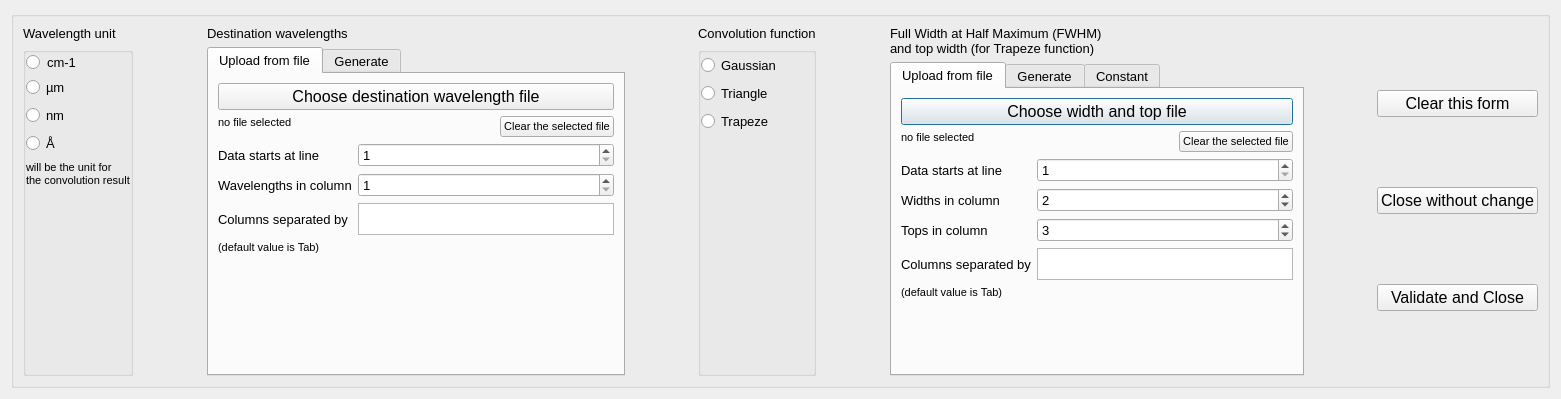
<?xml version="1.0" encoding="UTF-8"?>
<ui version="4.0">
 <class>Dialog</class>
 <widget class="QDialog" name="Dialog">
  <property name="geometry">
   <rect>
    <x>0</x>
    <y>0</y>
    <width>1561</width>
    <height>399</height>
   </rect>
  </property>
  <property name="font">
   <font>
    <family>MS Shell Dlg 2</family>
    <pointsize>10</pointsize>
   </font>
  </property>
  <property name="windowTitle">
   <string>Destination wavelengths and parameters of the convolution function</string>
  </property>
  <layout class="QHBoxLayout" name="horizontalLayout">
   <item>
    <widget class="QGroupBox" name="groupBox">
     <property name="title">
      <string/>
     </property>
     <layout class="QVBoxLayout" name="verticalLayout_7">
      <item>
       <layout class="QGridLayout" name="gridLayout_2">
        <item row="0" column="10">
         <layout class="QVBoxLayout" name="verticalLayout_13">
          <item>
           <widget class="QLabel" name="label_6">
            <property name="font">
             <font>
              <pointsize>10</pointsize>
             </font>
            </property>
            <property name="text">
             <string>Full Width at Half Maximum (FWHM)
and top width (for Trapeze function)</string>
            </property>
           </widget>
          </item>
          <item>
           <widget class="QTabWidget" name="tabWidget_2">
            <property name="currentIndex">
             <number>0</number>
            </property>
            <widget class="QWidget" name="tab_3">
             <attribute name="title">
              <string>Upload from file</string>
             </attribute>
             <layout class="QVBoxLayout" name="verticalLayout_4">
              <item>
               <widget class="QPushButton" name="btn_upload_wth">
                <property name="font">
                 <font>
                  <family>MS Shell Dlg 2</family>
                  <pointsize>12</pointsize>
                 </font>
                </property>
                <property name="text">
                 <string>Choose width and top file</string>
                </property>
               </widget>
              </item>
              <item>
               <layout class="QHBoxLayout" name="horizontalLayout_6">
                <item alignment="Qt::AlignTop">
                 <widget class="QLabel" name="label_wth_file">
                  <property name="font">
                   <font>
                    <family>MS Shell Dlg 2</family>
                    <pointsize>8</pointsize>
                   </font>
                  </property>
                  <property name="text">
                   <string>no file selected</string>
                  </property>
                 </widget>
                </item>
                <item alignment="Qt::AlignTop">
                 <widget class="QPushButton" name="del_wth_file">
                  <property name="sizePolicy">
                   <sizepolicy hsizetype="Maximum" vsizetype="Minimum">
                    <horstretch>0</horstretch>
                    <verstretch>0</verstretch>
                   </sizepolicy>
                  </property>
                  <property name="maximumSize">
                   <size>
                    <width>16777215</width>
                    <height>16777215</height>
                   </size>
                  </property>
                  <property name="font">
                   <font>
                    <pointsize>8</pointsize>
                   </font>
                  </property>
                  <property name="text">
                   <string>Clear the selected file</string>
                  </property>
                 </widget>
                </item>
               </layout>
              </item>
              <item>
               <layout class="QGridLayout" name="gridLayout_3">
                <item row="5" column="0">
                 <widget class="QLabel" name="label_16">
                  <property name="font">
                   <font>
                    <pointsize>10</pointsize>
                   </font>
                  </property>
                  <property name="text">
                   <string>Columns separated by</string>
                  </property>
                 </widget>
                </item>
                <item row="5" column="1">
                 <widget class="QPlainTextEdit" name="wth_separator">
                  <property name="maximumSize">
                   <size>
                    <width>16777215</width>
                    <height>32</height>
                   </size>
                  </property>
                  <property name="font">
                   <font>
                    <family>MS Shell Dlg 2</family>
                   </font>
                  </property>
                  <property name="verticalScrollBarPolicy">
                   <enum>Qt::ScrollBarAlwaysOff</enum>
                  </property>
                 </widget>
                </item>
                <item row="4" column="1">
                 <widget class="QSpinBox" name="top_column">
                  <property name="font">
                   <font>
                    <family>MS Shell Dlg 2</family>
                   </font>
                  </property>
                  <property name="minimum">
                   <number>1</number>
                  </property>
                  <property name="value">
                   <number>3</number>
                  </property>
                 </widget>
                </item>
                <item row="4" column="0">
                 <widget class="QLabel" name="label_22">
                  <property name="font">
                   <font>
                    <pointsize>10</pointsize>
                   </font>
                  </property>
                  <property name="text">
                   <string>Tops in column</string>
                  </property>
                 </widget>
                </item>
                <item row="2" column="1">
                 <widget class="QSpinBox" name="wth_start">
                  <property name="font">
                   <font>
                    <family>MS Shell Dlg 2</family>
                   </font>
                  </property>
                  <property name="minimum">
                   <number>1</number>
                  </property>
                  <property name="maximum">
                   <number>999</number>
                  </property>
                 </widget>
                </item>
                <item row="3" column="1">
                 <widget class="QSpinBox" name="wth_column">
                  <property name="font">
                   <font>
                    <family>MS Shell Dlg 2</family>
                   </font>
                  </property>
                  <property name="minimum">
                   <number>1</number>
                  </property>
                  <property name="value">
                   <number>2</number>
                  </property>
                 </widget>
                </item>
                <item row="2" column="0">
                 <widget class="QLabel" name="label_17">
                  <property name="font">
                   <font>
                    <pointsize>10</pointsize>
                   </font>
                  </property>
                  <property name="text">
                   <string>Data starts at line</string>
                  </property>
                 </widget>
                </item>
                <item row="3" column="0">
                 <widget class="QLabel" name="label_15">
                  <property name="font">
                   <font>
                    <pointsize>10</pointsize>
                   </font>
                  </property>
                  <property name="text">
                   <string>Widths in column</string>
                  </property>
                 </widget>
                </item>
                <item row="6" column="0" alignment="Qt::AlignTop">
                 <widget class="QLabel" name="label_5">
                  <property name="font">
                   <font>
                    <pointsize>8</pointsize>
                   </font>
                  </property>
                  <property name="text">
                   <string>(default value is Tab)</string>
                  </property>
                 </widget>
                </item>
               </layout>
              </item>
              <item>
               <spacer name="verticalSpacer_7">
                <property name="orientation">
                 <enum>Qt::Vertical</enum>
                </property>
                <property name="sizeHint" stdset="0">
                 <size>
                  <width>20</width>
                  <height>40</height>
                 </size>
                </property>
               </spacer>
              </item>
             </layout>
            </widget>
            <widget class="QWidget" name="tab_4">
             <attribute name="title">
              <string>Generate</string>
             </attribute>
             <layout class="QVBoxLayout" name="verticalLayout_5">
              <item>
               <layout class="QGridLayout" name="gridLayout_4">
                <item row="1" column="2">
                 <widget class="QLineEdit" name="wth_max">
                  <property name="font">
                   <font>
                    <family>MS Shell Dlg 2</family>
                   </font>
                  </property>
                 </widget>
                </item>
                <item row="0" column="2">
                 <widget class="QLineEdit" name="wth_min">
                  <property name="font">
                   <font>
                    <family>MS Shell Dlg 2</family>
                   </font>
                  </property>
                 </widget>
                </item>
                <item row="1" column="0">
                 <widget class="QLabel" name="label_19">
                  <property name="font">
                   <font>
                    <pointsize>10</pointsize>
                   </font>
                  </property>
                  <property name="text">
                   <string>End width</string>
                  </property>
                 </widget>
                </item>
                <item row="0" column="0">
                 <widget class="QLabel" name="label_18">
                  <property name="font">
                   <font>
                    <family>MS Shell Dlg 2</family>
                    <pointsize>10</pointsize>
                   </font>
                  </property>
                  <property name="text">
                   <string>Start width</string>
                  </property>
                 </widget>
                </item>
                <item row="2" column="0">
                 <widget class="QLabel" name="label_23">
                  <property name="font">
                   <font>
                    <pointsize>10</pointsize>
                   </font>
                  </property>
                  <property name="text">
                   <string>Start top</string>
                  </property>
                 </widget>
                </item>
                <item row="2" column="2">
                 <widget class="QLineEdit" name="top_min">
                  <property name="font">
                   <font>
                    <family>MS Shell Dlg 2</family>
                   </font>
                  </property>
                 </widget>
                </item>
                <item row="3" column="0">
                 <widget class="QLabel" name="label_24">
                  <property name="font">
                   <font>
                    <pointsize>10</pointsize>
                   </font>
                  </property>
                  <property name="text">
                   <string>End top</string>
                  </property>
                 </widget>
                </item>
                <item row="3" column="2">
                 <widget class="QLineEdit" name="top_max">
                  <property name="font">
                   <font>
                    <family>MS Shell Dlg 2</family>
                   </font>
                  </property>
                 </widget>
                </item>
               </layout>
              </item>
              <item>
               <spacer name="verticalSpacer_3">
                <property name="orientation">
                 <enum>Qt::Vertical</enum>
                </property>
                <property name="sizeHint" stdset="0">
                 <size>
                  <width>20</width>
                  <height>40</height>
                 </size>
                </property>
               </spacer>
              </item>
             </layout>
            </widget>
            <widget class="QWidget" name="tab_5">
             <attribute name="title">
              <string>Constant</string>
             </attribute>
             <layout class="QVBoxLayout" name="verticalLayout_6">
              <item>
               <layout class="QGridLayout" name="gridLayout_6">
                <item row="1" column="1">
                 <widget class="QLineEdit" name="top_const">
                  <property name="font">
                   <font>
                    <family>MS Shell Dlg 2</family>
                   </font>
                  </property>
                 </widget>
                </item>
                <item row="0" column="1">
                 <widget class="QLineEdit" name="wth_constant">
                  <property name="font">
                   <font>
                    <family>MS Shell Dlg 2</family>
                   </font>
                  </property>
                 </widget>
                </item>
                <item row="1" column="0">
                 <widget class="QLabel" name="label_20">
                  <property name="font">
                   <font>
                    <pointsize>10</pointsize>
                   </font>
                  </property>
                  <property name="text">
                   <string>Top</string>
                  </property>
                 </widget>
                </item>
                <item row="0" column="0">
                 <widget class="QLabel" name="label_31">
                  <property name="font">
                   <font>
                    <pointsize>10</pointsize>
                   </font>
                  </property>
                  <property name="text">
                   <string>Width</string>
                  </property>
                 </widget>
                </item>
               </layout>
              </item>
              <item>
               <spacer name="verticalSpacer_2">
                <property name="orientation">
                 <enum>Qt::Vertical</enum>
                </property>
                <property name="sizeHint" stdset="0">
                 <size>
                  <width>20</width>
                  <height>40</height>
                 </size>
                </property>
               </spacer>
              </item>
             </layout>
            </widget>
           </widget>
          </item>
         </layout>
        </item>
        <item row="0" column="3">
         <layout class="QVBoxLayout" name="verticalLayout_8">
          <item>
           <widget class="QLabel" name="label_4">
            <property name="font">
             <font>
              <pointsize>10</pointsize>
             </font>
            </property>
            <property name="text">
             <string>Destination wavelengths</string>
            </property>
           </widget>
          </item>
          <item>
           <widget class="QTabWidget" name="tabWidget">
            <property name="currentIndex">
             <number>0</number>
            </property>
            <widget class="QWidget" name="tab">
             <attribute name="title">
              <string>Upload from file</string>
             </attribute>
             <layout class="QVBoxLayout" name="verticalLayout_2">
              <item>
               <widget class="QPushButton" name="btn_upload_wl">
                <property name="font">
                 <font>
                  <family>MS Shell Dlg 2</family>
                  <pointsize>12</pointsize>
                 </font>
                </property>
                <property name="text">
                 <string>Choose destination wavelength file</string>
                </property>
               </widget>
              </item>
              <item>
               <layout class="QHBoxLayout" name="horizontalLayout_5">
                <item alignment="Qt::AlignTop">
                 <widget class="QLabel" name="label_wl_file">
                  <property name="font">
                   <font>
                    <family>MS Shell Dlg 2</family>
                    <pointsize>8</pointsize>
                   </font>
                  </property>
                  <property name="text">
                   <string>no file selected</string>
                  </property>
                 </widget>
                </item>
                <item alignment="Qt::AlignTop">
                 <widget class="QPushButton" name="del_wl_file">
                  <property name="sizePolicy">
                   <sizepolicy hsizetype="Maximum" vsizetype="Maximum">
                    <horstretch>0</horstretch>
                    <verstretch>0</verstretch>
                   </sizepolicy>
                  </property>
                  <property name="maximumSize">
                   <size>
                    <width>16777215</width>
                    <height>16777215</height>
                   </size>
                  </property>
                  <property name="font">
                   <font>
                    <pointsize>8</pointsize>
                   </font>
                  </property>
                  <property name="text">
                   <string>Clear the selected file</string>
                  </property>
                 </widget>
                </item>
               </layout>
              </item>
              <item>
               <layout class="QGridLayout" name="gridLayout">
                <item row="2" column="1">
                 <widget class="QPlainTextEdit" name="wl_separator">
                  <property name="maximumSize">
                   <size>
                    <width>16777215</width>
                    <height>32</height>
                   </size>
                  </property>
                  <property name="font">
                   <font>
                    <family>MS Shell Dlg 2</family>
                   </font>
                  </property>
                  <property name="verticalScrollBarPolicy">
                   <enum>Qt::ScrollBarAlwaysOff</enum>
                  </property>
                 </widget>
                </item>
                <item row="2" column="0">
                 <widget class="QLabel" name="label_12">
                  <property name="font">
                   <font>
                    <pointsize>10</pointsize>
                   </font>
                  </property>
                  <property name="text">
                   <string>Columns separated by</string>
                  </property>
                 </widget>
                </item>
                <item row="1" column="1">
                 <widget class="QSpinBox" name="wl_column">
                  <property name="font">
                   <font>
                    <family>MS Shell Dlg 2</family>
                   </font>
                  </property>
                  <property name="minimum">
                   <number>1</number>
                  </property>
                 </widget>
                </item>
                <item row="1" column="0">
                 <widget class="QLabel" name="label_11">
                  <property name="font">
                   <font>
                    <pointsize>10</pointsize>
                   </font>
                  </property>
                  <property name="text">
                   <string>Wavelengths in column</string>
                  </property>
                 </widget>
                </item>
                <item row="0" column="0">
                 <widget class="QLabel" name="label_10">
                  <property name="font">
                   <font>
                    <pointsize>10</pointsize>
                   </font>
                  </property>
                  <property name="text">
                   <string>Data starts at line</string>
                  </property>
                 </widget>
                </item>
                <item row="0" column="1">
                 <widget class="QSpinBox" name="wl_start">
                  <property name="font">
                   <font>
                    <family>MS Shell Dlg 2</family>
                   </font>
                  </property>
                  <property name="minimum">
                   <number>1</number>
                  </property>
                  <property name="maximum">
                   <number>999</number>
                  </property>
                 </widget>
                </item>
                <item row="3" column="0" alignment="Qt::AlignTop">
                 <widget class="QLabel" name="label_3">
                  <property name="font">
                   <font>
                    <pointsize>8</pointsize>
                   </font>
                  </property>
                  <property name="text">
                   <string>(default value is Tab)</string>
                  </property>
                 </widget>
                </item>
               </layout>
              </item>
              <item>
               <spacer name="verticalSpacer_4">
                <property name="orientation">
                 <enum>Qt::Vertical</enum>
                </property>
                <property name="sizeHint" stdset="0">
                 <size>
                  <width>20</width>
                  <height>40</height>
                 </size>
                </property>
               </spacer>
              </item>
             </layout>
            </widget>
            <widget class="QWidget" name="tab_2">
             <attribute name="title">
              <string>Generate</string>
             </attribute>
             <layout class="QVBoxLayout" name="verticalLayout_3">
              <item>
               <layout class="QGridLayout" name="gridLayout_5">
                <item row="2" column="0">
                 <widget class="QLabel" name="label_9">
                  <property name="font">
                   <font>
                    <pointsize>10</pointsize>
                   </font>
                  </property>
                  <property name="text">
                   <string>Step</string>
                  </property>
                 </widget>
                </item>
                <item row="0" column="0">
                 <widget class="QLabel" name="label_7">
                  <property name="font">
                   <font>
                    <family>MS Shell Dlg 2</family>
                    <pointsize>10</pointsize>
                   </font>
                  </property>
                  <property name="text">
                   <string>Start value</string>
                  </property>
                 </widget>
                </item>
                <item row="0" column="1">
                 <widget class="QLineEdit" name="wl_min">
                  <property name="font">
                   <font>
                    <family>MS Shell Dlg 2</family>
                   </font>
                  </property>
                 </widget>
                </item>
                <item row="1" column="0">
                 <widget class="QLabel" name="label_8">
                  <property name="font">
                   <font>
                    <pointsize>10</pointsize>
                   </font>
                  </property>
                  <property name="text">
                   <string>End value</string>
                  </property>
                 </widget>
                </item>
                <item row="1" column="1">
                 <widget class="QLineEdit" name="wl_max">
                  <property name="font">
                   <font>
                    <family>MS Shell Dlg 2</family>
                   </font>
                  </property>
                 </widget>
                </item>
                <item row="2" column="1">
                 <widget class="QLineEdit" name="wl_step">
                  <property name="font">
                   <font>
                    <family>MS Shell Dlg 2</family>
                   </font>
                  </property>
                 </widget>
                </item>
               </layout>
              </item>
              <item>
               <spacer name="verticalSpacer">
                <property name="orientation">
                 <enum>Qt::Vertical</enum>
                </property>
                <property name="sizeHint" stdset="0">
                 <size>
                  <width>20</width>
                  <height>40</height>
                 </size>
                </property>
               </spacer>
              </item>
             </layout>
            </widget>
           </widget>
          </item>
         </layout>
        </item>
        <item row="0" column="12">
         <layout class="QVBoxLayout" name="verticalLayout_12">
          <item>
           <widget class="QPushButton" name="btn_clear">
            <property name="font">
             <font>
              <pointsize>12</pointsize>
             </font>
            </property>
            <property name="text">
             <string>Clear this form</string>
            </property>
           </widget>
          </item>
          <item>
           <widget class="QPushButton" name="btn_close">
            <property name="font">
             <font>
              <pointsize>12</pointsize>
             </font>
            </property>
            <property name="text">
             <string>Close without change</string>
            </property>
           </widget>
          </item>
          <item>
           <widget class="QPushButton" name="btn_save">
            <property name="font">
             <font>
              <pointsize>12</pointsize>
             </font>
            </property>
            <property name="text">
             <string>Validate and Close</string>
            </property>
           </widget>
          </item>
         </layout>
        </item>
        <item row="0" column="9">
         <spacer name="horizontalSpacer_8">
          <property name="orientation">
           <enum>Qt::Horizontal</enum>
          </property>
          <property name="sizeHint" stdset="0">
           <size>
            <width>40</width>
            <height>20</height>
           </size>
          </property>
         </spacer>
        </item>
        <item row="0" column="11">
         <spacer name="horizontalSpacer_7">
          <property name="orientation">
           <enum>Qt::Horizontal</enum>
          </property>
          <property name="sizeHint" stdset="0">
           <size>
            <width>40</width>
            <height>20</height>
           </size>
          </property>
         </spacer>
        </item>
        <item row="0" column="2">
         <spacer name="horizontalSpacer_5">
          <property name="orientation">
           <enum>Qt::Horizontal</enum>
          </property>
          <property name="sizeHint" stdset="0">
           <size>
            <width>40</width>
            <height>20</height>
           </size>
          </property>
         </spacer>
        </item>
        <item row="0" column="4">
         <spacer name="horizontalSpacer_6">
          <property name="orientation">
           <enum>Qt::Horizontal</enum>
          </property>
          <property name="sizeHint" stdset="0">
           <size>
            <width>40</width>
            <height>20</height>
           </size>
          </property>
         </spacer>
        </item>
        <item row="0" column="0">
         <layout class="QVBoxLayout" name="verticalLayout">
          <item>
           <widget class="QLabel" name="label">
            <property name="text">
             <string>Wavelength unit</string>
            </property>
           </widget>
          </item>
          <item>
           <widget class="QGroupBox" name="groupBox_2">
            <property name="title">
             <string/>
            </property>
            <property name="flat">
             <bool>true</bool>
            </property>
            <layout class="QVBoxLayout" name="verticalLayout_9">
             <property name="spacing">
              <number>7</number>
             </property>
             <property name="leftMargin">
              <number>0</number>
             </property>
             <property name="topMargin">
              <number>2</number>
             </property>
             <property name="rightMargin">
              <number>0</number>
             </property>
             <item>
              <layout class="QHBoxLayout" name="horizontalLayout_2">
               <item>
                <widget class="QRadioButton" name="btn_cm">
                 <property name="sizePolicy">
                  <sizepolicy hsizetype="Maximum" vsizetype="Maximum">
                   <horstretch>0</horstretch>
                   <verstretch>0</verstretch>
                  </sizepolicy>
                 </property>
                 <property name="font">
                  <font>
                   <family>Times New Roman</family>
                  </font>
                 </property>
                 <property name="text">
                  <string/>
                 </property>
                </widget>
               </item>
               <item alignment="Qt::AlignLeft">
                <widget class="QLabel" name="cm_label">
                 <property name="sizePolicy">
                  <sizepolicy hsizetype="Maximum" vsizetype="Maximum">
                   <horstretch>0</horstretch>
                   <verstretch>0</verstretch>
                  </sizepolicy>
                 </property>
                 <property name="font">
                  <font>
                   <family>MS Shell Dlg 2</family>
                  </font>
                 </property>
                 <property name="text">
                  <string>cm-1</string>
                 </property>
                </widget>
               </item>
              </layout>
             </item>
             <item>
              <widget class="QRadioButton" name="rbtn_micron">
               <property name="font">
                <font>
                 <family>MS Shell Dlg 2</family>
                </font>
               </property>
               <property name="text">
                <string>µm</string>
               </property>
              </widget>
             </item>
             <item>
              <widget class="QRadioButton" name="rbtn_nm">
               <property name="font">
                <font>
                 <family>MS Shell Dlg 2</family>
                </font>
               </property>
               <property name="text">
                <string>nm</string>
               </property>
              </widget>
             </item>
             <item>
              <widget class="QRadioButton" name="rbtn_A">
               <property name="font">
                <font>
                 <family>MS Shell Dlg 2</family>
                </font>
               </property>
               <property name="text">
                <string>Å</string>
               </property>
              </widget>
             </item>
             <item>
              <widget class="QLabel" name="label_13">
               <property name="font">
                <font>
                 <pointsize>8</pointsize>
                </font>
               </property>
               <property name="text">
                <string>will be the unit for
the convolution result</string>
               </property>
              </widget>
             </item>
             <item>
              <spacer name="verticalSpacer_5">
               <property name="orientation">
                <enum>Qt::Vertical</enum>
               </property>
               <property name="sizeHint" stdset="0">
                <size>
                 <width>20</width>
                 <height>40</height>
                </size>
               </property>
              </spacer>
             </item>
            </layout>
           </widget>
          </item>
         </layout>
        </item>
        <item row="0" column="5">
         <layout class="QVBoxLayout" name="verticalLayout_10">
          <item>
           <widget class="QLabel" name="label_2">
            <property name="text">
             <string>Convolution function</string>
            </property>
           </widget>
          </item>
          <item>
           <widget class="QGroupBox" name="groupBox_c">
            <property name="title">
             <string/>
            </property>
            <property name="flat">
             <bool>true</bool>
            </property>
            <layout class="QVBoxLayout" name="verticalLayout_11">
             <property name="spacing">
              <number>7</number>
             </property>
             <property name="leftMargin">
              <number>0</number>
             </property>
             <property name="topMargin">
              <number>2</number>
             </property>
             <property name="rightMargin">
              <number>0</number>
             </property>
             <item>
              <widget class="QRadioButton" name="rbtn_Gaussian">
               <property name="font">
                <font>
                 <family>MS Shell Dlg 2</family>
                 <pointsize>10</pointsize>
                </font>
               </property>
               <property name="text">
                <string>Gaussian</string>
               </property>
               <property name="checkable">
                <bool>true</bool>
               </property>
              </widget>
             </item>
             <item>
              <widget class="QRadioButton" name="rbtn_Triangle">
               <property name="font">
                <font>
                 <family>MS Shell Dlg 2</family>
                 <pointsize>10</pointsize>
                </font>
               </property>
               <property name="text">
                <string>Triangle</string>
               </property>
               <property name="checkable">
                <bool>true</bool>
               </property>
              </widget>
             </item>
             <item>
              <widget class="QRadioButton" name="rbtn_Trapeze">
               <property name="font">
                <font>
                 <family>MS Shell Dlg 2</family>
                 <pointsize>10</pointsize>
                </font>
               </property>
               <property name="text">
                <string>Trapeze</string>
               </property>
               <property name="checkable">
                <bool>true</bool>
               </property>
              </widget>
             </item>
             <item>
              <spacer name="verticalSpacer_6">
               <property name="orientation">
                <enum>Qt::Vertical</enum>
               </property>
               <property name="sizeHint" stdset="0">
                <size>
                 <width>20</width>
                 <height>40</height>
                </size>
               </property>
              </spacer>
             </item>
            </layout>
           </widget>
          </item>
         </layout>
        </item>
       </layout>
      </item>
     </layout>
    </widget>
   </item>
  </layout>
 </widget>
 <tabstops>
  <tabstop>rbtn_Gaussian</tabstop>
  <tabstop>rbtn_Triangle</tabstop>
  <tabstop>rbtn_Trapeze</tabstop>
  <tabstop>tabWidget</tabstop>
  <tabstop>btn_upload_wl</tabstop>
  <tabstop>wl_start</tabstop>
  <tabstop>wl_column</tabstop>
  <tabstop>wl_min</tabstop>
  <tabstop>wl_max</tabstop>
  <tabstop>wl_step</tabstop>
  <tabstop>btn_cm</tabstop>
  <tabstop>rbtn_micron</tabstop>
  <tabstop>rbtn_nm</tabstop>
  <tabstop>rbtn_A</tabstop>
  <tabstop>tabWidget_2</tabstop>
  <tabstop>btn_upload_wth</tabstop>
  <tabstop>wth_start</tabstop>
  <tabstop>wth_column</tabstop>
  <tabstop>top_column</tabstop>
  <tabstop>wth_min</tabstop>
  <tabstop>wth_max</tabstop>
  <tabstop>top_min</tabstop>
  <tabstop>top_max</tabstop>
  <tabstop>wth_constant</tabstop>
  <tabstop>top_const</tabstop>
  <tabstop>btn_clear</tabstop>
  <tabstop>btn_close</tabstop>
  <tabstop>btn_save</tabstop>
  <tabstop>del_wl_file</tabstop>
  <tabstop>del_wth_file</tabstop>
  <tabstop>wl_separator</tabstop>
  <tabstop>wth_separator</tabstop>
 </tabstops>
 <resources/>
 <connections/>
</ui>
